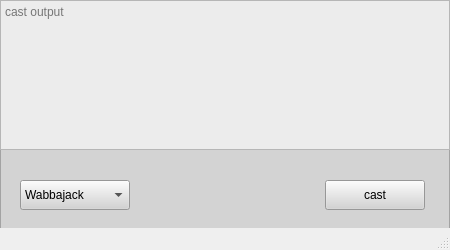
<?xml version="1.0" encoding="UTF-8"?>
<ui version="4.0">
 <class>MainWindow</class>
 <widget class="QMainWindow" name="MainWindow">
  <property name="geometry">
   <rect>
    <x>0</x>
    <y>0</y>
    <width>450</width>
    <height>250</height>
   </rect>
  </property>
  <property name="minimumSize">
   <size>
    <width>450</width>
    <height>250</height>
   </size>
  </property>
  <property name="maximumSize">
   <size>
    <width>450</width>
    <height>250</height>
   </size>
  </property>
  <property name="windowTitle">
   <string>MainWindow</string>
  </property>
  <widget class="QWidget" name="centralwidget">
   <widget class="QFrame" name="mainframe">
    <property name="geometry">
     <rect>
      <x>0</x>
      <y>0</y>
      <width>450</width>
      <height>250</height>
     </rect>
    </property>
    <property name="styleSheet">
     <string notr="true">background-color: lightgrey
</string>
    </property>
    <property name="frameShape">
     <enum>QFrame::StyledPanel</enum>
    </property>
    <property name="frameShadow">
     <enum>QFrame::Raised</enum>
    </property>
    <widget class="QPushButton" name="cast_btn">
     <property name="geometry">
      <rect>
       <x>325</x>
       <y>180</y>
       <width>100</width>
       <height>30</height>
      </rect>
     </property>
     <property name="text">
      <string>cast</string>
     </property>
    </widget>
    <widget class="QFrame" name="frame">
     <property name="geometry">
      <rect>
       <x>0</x>
       <y>0</y>
       <width>450</width>
       <height>150</height>
      </rect>
     </property>
     <property name="frameShape">
      <enum>QFrame::StyledPanel</enum>
     </property>
     <property name="frameShadow">
      <enum>QFrame::Raised</enum>
     </property>
     <widget class="QTextBrowser" name="textBrowser">
      <property name="geometry">
       <rect>
        <x>0</x>
        <y>0</y>
        <width>450</width>
        <height>150</height>
       </rect>
      </property>
      <property name="styleSheet">
       <string notr="true">background-color:rgb(236, 236, 236)</string>
      </property>
      <property name="acceptRichText">
       <bool>true</bool>
      </property>
      <property name="placeholderText">
       <string>cast output</string>
      </property>
     </widget>
    </widget>
    <widget class="QComboBox" name="item_selector">
     <property name="geometry">
      <rect>
       <x>20</x>
       <y>180</y>
       <width>110</width>
       <height>30</height>
      </rect>
     </property>
     <item>
      <property name="text">
       <string>Wabbajack</string>
      </property>
     </item>
    </widget>
   </widget>
  </widget>
  <widget class="QStatusBar" name="statusbar"/>
 </widget>
 <resources/>
 <connections/>
</ui>
